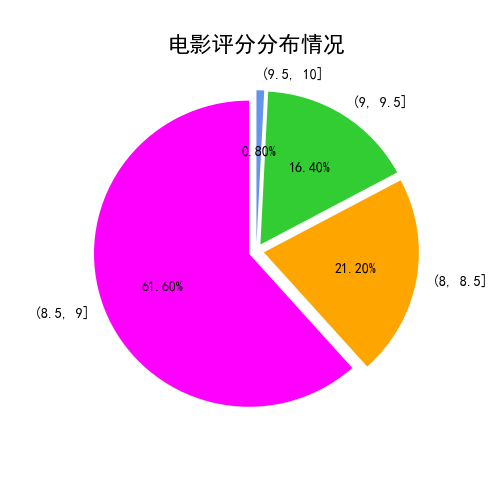

Write the Python code that produced this figure.
#-*-coding:utf-8-*- 
import pandas as pd
import matplotlib.pyplot as plt
from pylab import mpl

mpl.rcParams['font.sans-serif'] = ['SimHei']

df = pd.read_csv('E:/project/spider/Movie.csv',encoding = 'utf8')
data = df[u'评分']
bins = [8.0,8.5,9.0,9.5,10]  #分区(0,8],(8,8.5]....
sub_reg = pd.cut(data,bins=bins)
sub_cnt = sub_reg.value_counts()  #统计区间个数
sub_pct = sub_cnt/sub_cnt.sum()*100  #计算百分比
#rat_arr_pct = np.array(rat_pct)#将series格式转成array，为了避免pie中出现name
plt.figure(figsize=(5,5))
plt.title(u'电影评分分布情况',fontsize=16)
plt.pie(sub_pct,labels = sub_pct.index,colors = ['fuchsia','orange','limegreen','cornflowerblue'],autopct = '%.2f%%',startangle = 90,explode = [0.05]*4)  #autopct属性显示百分比的值
plt.show()
